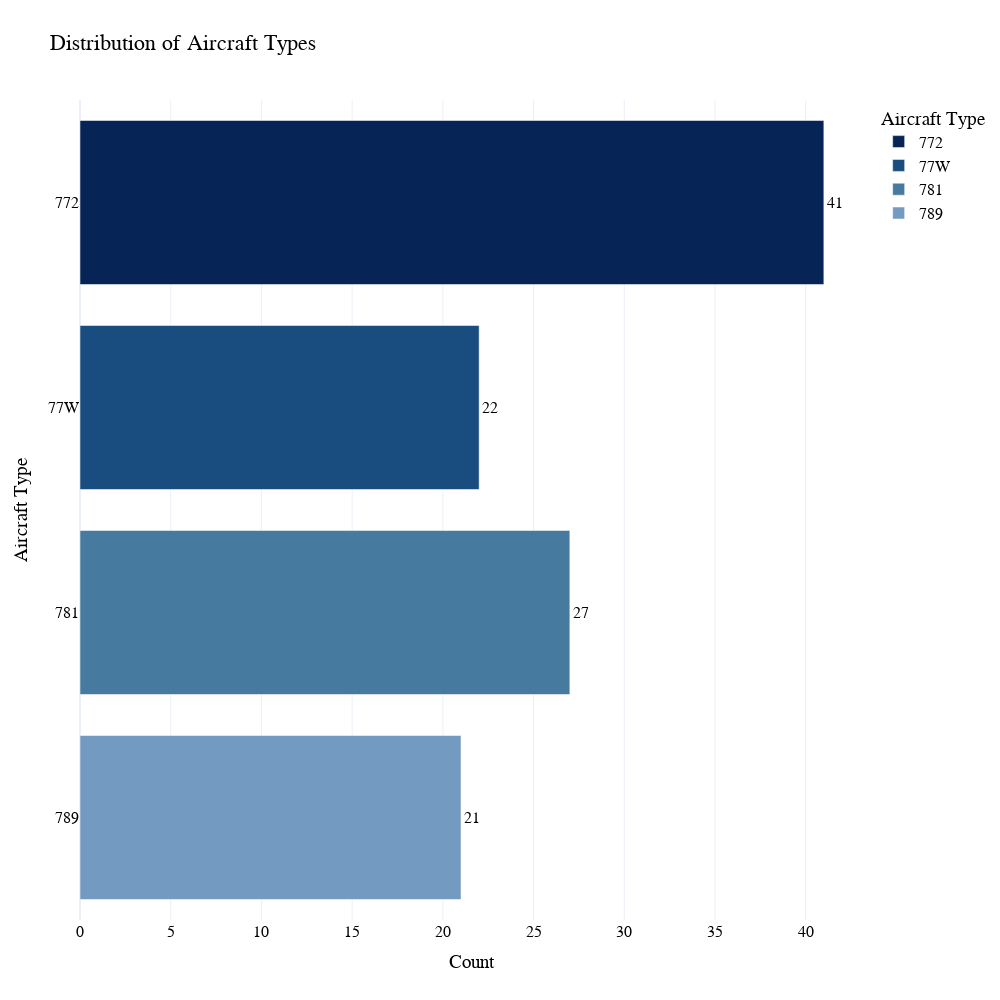

Source (notebook cell):
### Code cell
# Group data by 'Aircraft Type' and count occurrences
aircraft_type_data = combined_results[:-2].groupby('Aircraft Type').size().reset_index(name='Count')

# Create a horizontal bar chart
fig = px.bar(
    aircraft_type_data,
    x='Count',
    y='Aircraft Type',
    orientation='h',
    text='Count',
    title='Distribution of Aircraft Types',
    color='Aircraft Type',
    color_discrete_sequence=['#062556', '#1a4d7f', '#467a9e', '#739ac1']
)

# Update layout
fig.update_layout(
    template='plotly_white',
    plot_bgcolor='white',
    paper_bgcolor='white',
    font=dict(family='Arial, sans-serif', size=16, color='black'),
    height=1000,
    width=1000
)

fig.update_traces(
    textposition='outside'
)

fig.show()

### Figure 1 — Plotly figure (JSON) as saved in the notebook; plotly's stock layout.template omitted (floating-point values rounded to 4 significant figures)
{"data": [{"alignmentgroup": "True", "hovertemplate": "Aircraft Type=%{y}<br>Count=%{text}<extra></extra>", "legendgroup": "772", "marker": {"color": "#062556", "pattern": {"shape": ""}}, "name": "772", "offsetgroup": "772", "orientation": "h", "showlegend": true, "text": [41], "textposition": "outside", "type": "bar", "x": [41], "xaxis": "x", "y": ["772"], "yaxis": "y"}, {"alignmentgroup": "True", "hovertemplate": "Aircraft Type=%{y}<br>Count=%{text}<extra></extra>", "legendgroup": "77W", "marker": {"color": "#1a4d7f", "pattern": {"shape": ""}}, "name": "77W", "offsetgroup": "77W", "orientation": "h", "showlegend": true, "text": [22], "textposition": "outside", "type": "bar", "x": [22], "xaxis": "x", "y": ["77W"], "yaxis": "y"}, {"alignmentgroup": "True", "hovertemplate": "Aircraft Type=%{y}<br>Count=%{text}<extra></extra>", "legendgroup": "781", "marker": {"color": "#467a9e", "pattern": {"shape": ""}}, "name": "781", "offsetgroup": "781", "orientation": "h", "showlegend": true, "text": [27], "textposition": "outside", "type": "bar", "x": [27], "xaxis": "x", "y": ["781"], "yaxis": "y"}, {"alignmentgroup": "True", "hovertemplate": "Aircraft Type=%{y}<br>Count=%{text}<extra></extra>", "legendgroup": "789", "marker": {"color": "#739ac1", "pattern": {"shape": ""}}, "name": "789", "offsetgroup": "789", "orientation": "h", "showlegend": true, "text": [21], "textposition": "outside", "type": "bar", "x": [21], "xaxis": "x", "y": ["789"], "yaxis": "y"}], "layout": {"barmode": "relative", "font": {"color": "black", "family": "Arial, sans-serif", "size": 16}, "height": 1000, "legend": {"title": {"text": "Aircraft Type"}, "tracegroupgap": 0}, "paper_bgcolor": "white", "plot_bgcolor": "white", "title": {"text": "Distribution of Aircraft Types"}, "width": 1000, "xaxis": {"anchor": "y", "domain": [0, 1], "title": {"text": "Count"}}, "yaxis": {"anchor": "x", "categoryarray": ["789", "781", "77W", "772"], "categoryorder": "array", "domain": [0, 1], "title": {"text": "Aircraft Type"}}}}
